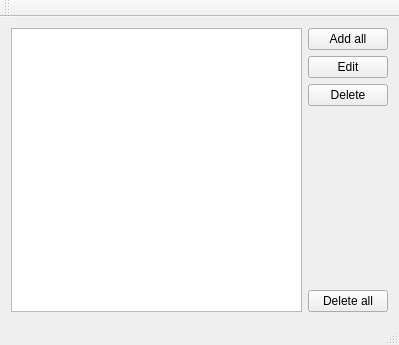
<?xml version="1.0" encoding="UTF-8"?>
<ui version="4.0">
 <class>PhoneBook</class>
 <widget class="QMainWindow" name="PhoneBook">
  <property name="geometry">
   <rect>
    <x>0</x>
    <y>0</y>
    <width>399</width>
    <height>345</height>
   </rect>
  </property>
  <property name="windowTitle">
   <string>PhoneBook</string>
  </property>
  <widget class="QWidget" name="centralWidget">
   <layout class="QGridLayout" name="gridLayout">
    <item row="0" column="0">
     <widget class="QListWidget" name="list"/>
    </item>
    <item row="0" column="1">
     <layout class="QVBoxLayout" name="verticalLayout">
      <item>
       <widget class="QPushButton" name="addButton">
        <property name="text">
         <string>Add all</string>
        </property>
       </widget>
      </item>
      <item>
       <widget class="QPushButton" name="editButton">
        <property name="text">
         <string>Edit</string>
        </property>
       </widget>
      </item>
      <item>
       <widget class="QPushButton" name="deleteButton">
        <property name="text">
         <string>Delete</string>
        </property>
       </widget>
      </item>
      <item>
       <spacer name="verticalSpacer">
        <property name="orientation">
         <enum>Qt::Vertical</enum>
        </property>
        <property name="sizeHint" stdset="0">
         <size>
          <width>20</width>
          <height>40</height>
         </size>
        </property>
       </spacer>
      </item>
      <item>
       <widget class="QPushButton" name="deleteAllButton">
        <property name="text">
         <string>Delete all</string>
        </property>
       </widget>
      </item>
     </layout>
    </item>
   </layout>
  </widget>
  <widget class="QMenuBar" name="menuBar">
   <property name="geometry">
    <rect>
     <x>0</x>
     <y>0</y>
     <width>399</width>
     <height>21</height>
    </rect>
   </property>
  </widget>
  <widget class="QToolBar" name="mainToolBar">
   <attribute name="toolBarArea">
    <enum>TopToolBarArea</enum>
   </attribute>
   <attribute name="toolBarBreak">
    <bool>false</bool>
   </attribute>
  </widget>
  <widget class="QStatusBar" name="statusBar"/>
 </widget>
 <layoutdefault spacing="6" margin="11"/>
 <tabstops>
  <tabstop>list</tabstop>
  <tabstop>addButton</tabstop>
  <tabstop>editButton</tabstop>
  <tabstop>deleteButton</tabstop>
  <tabstop>deleteAllButton</tabstop>
 </tabstops>
 <resources/>
 <connections>
  <connection>
   <sender>deleteAllButton</sender>
   <signal>clicked()</signal>
   <receiver>list</receiver>
   <slot>clear()</slot>
   <hints>
    <hint type="sourcelabel">
     <x>354</x>
     <y>297</y>
    </hint>
    <hint type="destinationlabel">
     <x>302</x>
     <y>183</y>
    </hint>
   </hints>
  </connection>
 </connections>
</ui>
